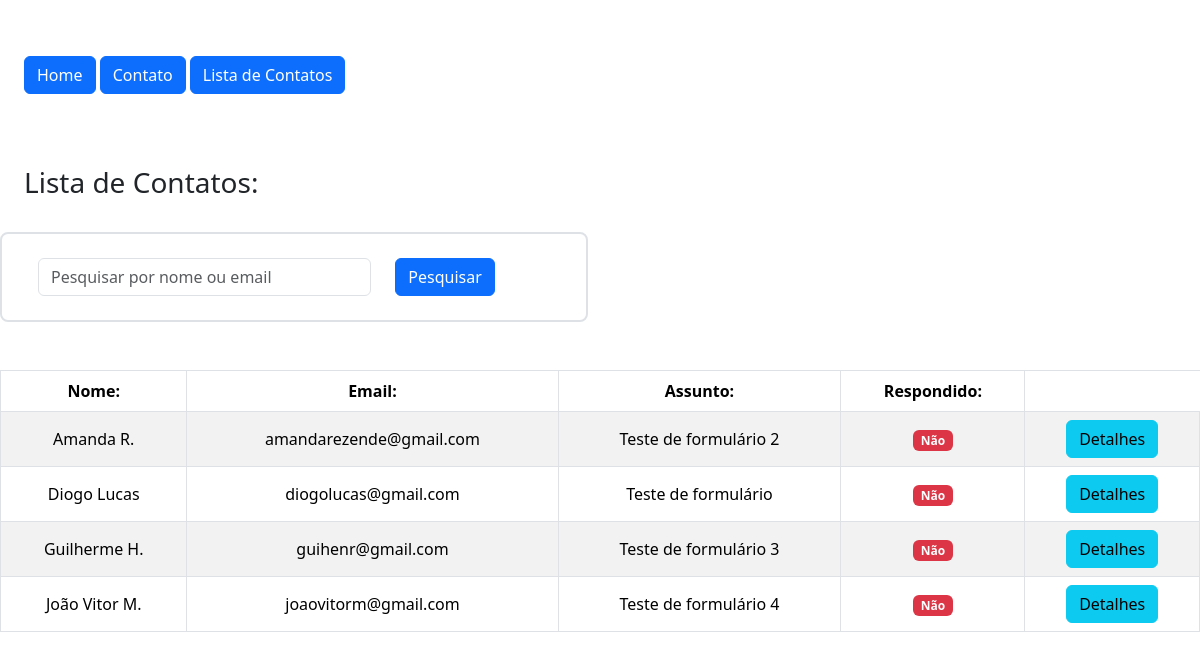
Page /contato/lista/ on the committed database.
### app/models.py (models this page shows)
class Contato(db.Model):
    id = db.Column(db.Integer, primary_key=True)
    data_envio = db.Column(db.DateTime(), default=datetime.now)
    nome = db.Column(db.String(100), nullable=True)
    email = db.Column(db.String(100), nullable=True)
    assunto = db.Column(db.String(100), nullable=True)
    mensagem = db.Column(db.String(1000), nullable=True)
    respondido = db.Column(db.Integer, default=0)

### app/views.py (the view)
@app.route('/contato/lista/')
def lista_contatos():
    if request.method == 'GET':
        pesquisa = request.args.get('pesquisa', '')
    dados = Contato.query.order_by(Contato.nome).all()
    if pesquisa != '':
        dados = Contato.query.filter_by(nome=pesquisa).all()
    context = {'dados': dados}
    return render_template('lista_contatos.html', context=context)

### app/templates/lista_contatos.html (shortened to what this page needs)
{% extends 'base.html' %}
{% block content %}
{% include 'nav.html' %}
    <div class="row mt-4 p-4">
        <h3>Lista de Contatos:</h3>
        <form method="get" class="row mt-4 p-4 border border-2 rounded-3 col-6">
            <div class="col-8">
                <input type="text" name="pesquisa" class="form-control" placeholder="Pesquisar por nome ou email">
            </div>
            <div class="col-3">
                <button type="submit" class="btn btn-primary">Pesquisar</button>
            </div>
        </form>
    </div>
        <div class="col-12">
            <table class="table table-striped table-hover table-bordered table-responsive align-middle text-center mt-4">
                <thead>
                    <tr>
                        <th>Nome:</th>
                        <th>Email:</th>
                        <th>Assunto:</th>
                        <th>Respondido:</th>
                    </tr>
                </thead>
                <tbody>
                    {% for i in range(context['dados']|length) %}
                    <tr>
                        <td>{{context['dados'][i].nome}}</td>
                        <td>{{context['dados'][i].email}}</td>
                        <td>{{context['dados'][i].assunto}}</td>
                        <td>
                            {% if context['dados'][i].respondido == 1 %}
                                <span class="badge bg-success">Sim</span>
                            {% else %}
                                <span class="badge bg-danger">Não</span>
                            {% endif %}
                        </td>
                        <td><a href="{{ url_for('contato_id', id=context['dados'][i].id) }}" class="btn btn-info">Detalhes</a></td>
                    </tr>
                    {% endfor %}
                </tbody>
            </table>
        </div>
{% endblock %}

### rows in the picture
Contato: nome "Amanda R.", email "amandarezende@gmail.com", assunto "Teste de formulário 2"
Contato: nome "Diogo Lucas", email "diogolucas@gmail.com", assunto "Teste de formulário"
Contato: nome "Guilherme H.", email "guihenr@gmail.com", assunto "Teste de formulário 3"
Contato: nome "João Vitor M.", email "joaovitorm@gmail.com", assunto "Teste de formulário 4"
